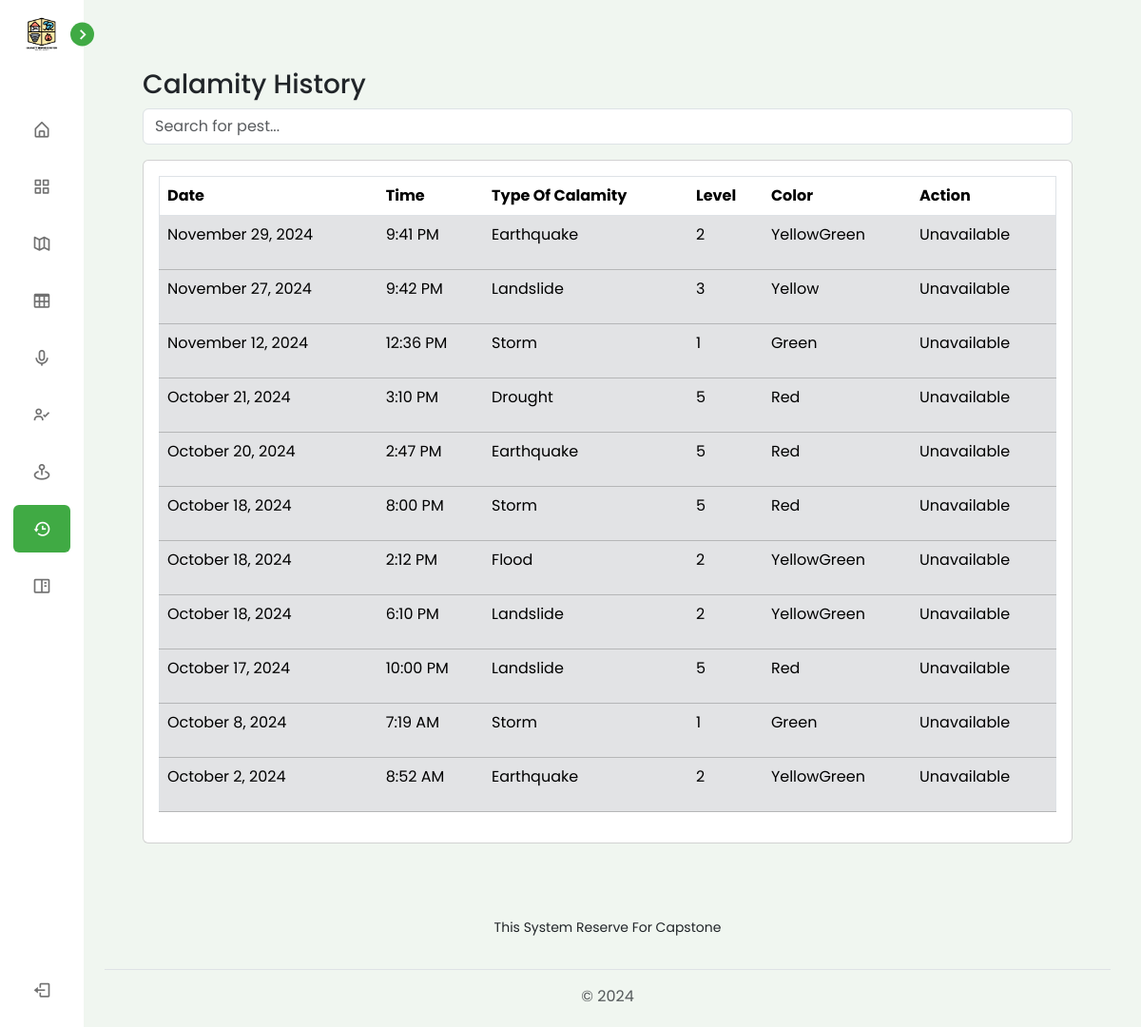
The app's page /view/pages/admin/history.php (signed in), older data.
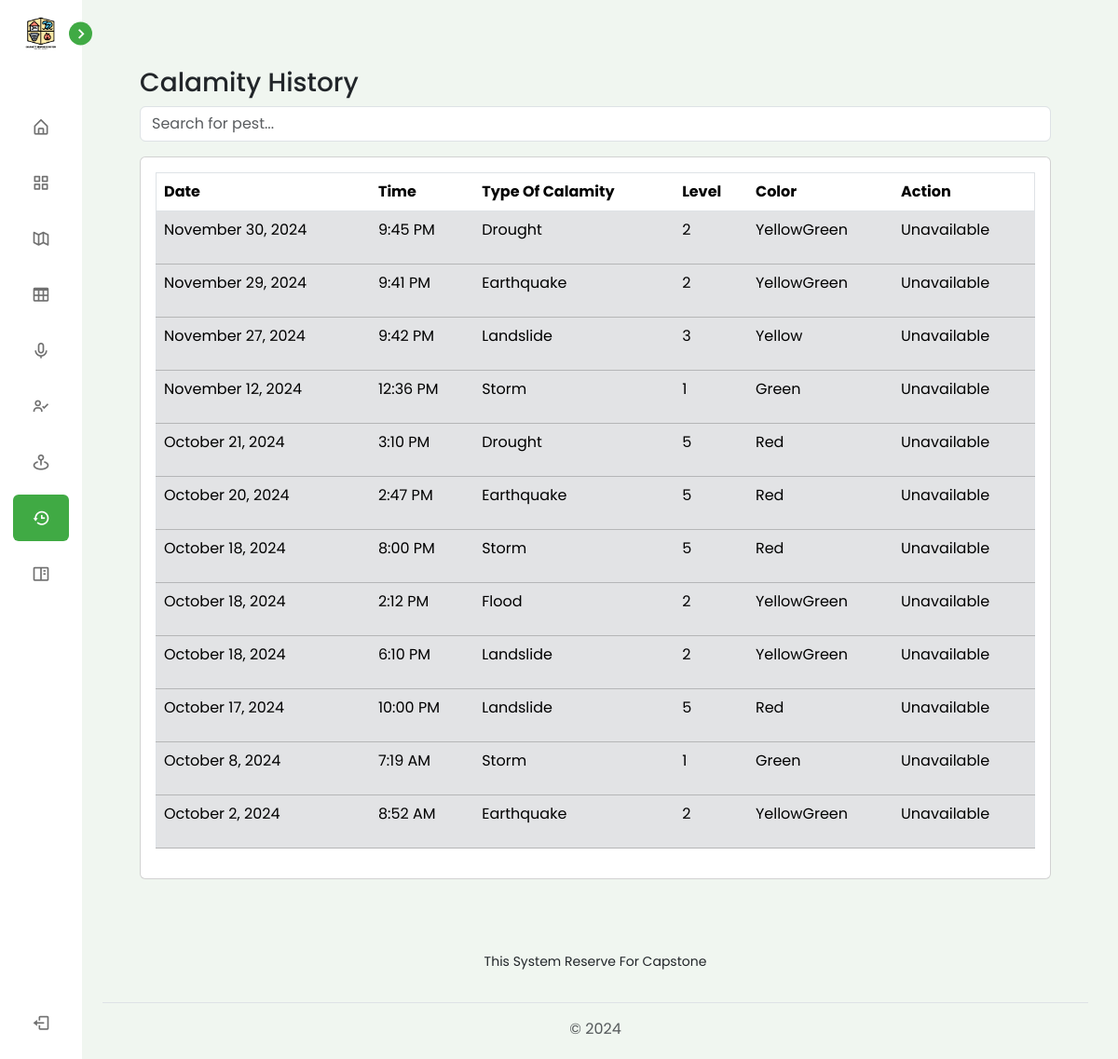
The same page, newer data.
### tables this page shows
CREATE TABLE `tbl_calamity` (
  `id` int(11) NOT NULL,
  `calamity_id` varchar(255) NOT NULL,
  `calamity_type_id` varchar(255) NOT NULL,
  `calamity_status_id` varchar(255) NOT NULL,
  `calamity_description` varchar(255) NOT NULL,
  `calamity_active` tinyint(1) NOT NULL,
  `calamity_date` date NOT NULL,
  `calamity_time` time NOT NULL
);

CREATE TABLE `tbl_type_of_calamity` (
  `id` int(11) NOT NULL,
  `type_calamity_id` varchar(255) NOT NULL,
  `type_calamity_type` varchar(255) NOT NULL,
  `type_calamity_description` varchar(255) NOT NULL
);

CREATE TABLE `tbl_calamity_status` (
  `id` int(11) NOT NULL,
  `status_id` varchar(255) NOT NULL,
  `status_level` varchar(255) NOT NULL,
  `status_color` varchar(255) NOT NULL,
  `status_description` varchar(255) NOT NULL
);

### connection/connection.php (called while the page is built, shortened)
<?php
class config {
    public function __construct(){
        $dsn = "mysql:host=".H.";dbname=".DB;
        $username = U;
        $password = P;
        try {
            $this->pdo = new PDO($dsn, $username, $password);
        } catch (PDOException $e) {
            die("Connection failed: " . $e->getMessage());
        }
    }
}
?>

### controller/CalamityController.php (called while the page is built, shortened)
<?php
require_once('../../../services/CalamityServices.php');
$calamityService = new CalamityServices();
?>

### services/CalamityServices.php (called while the page is built, shortened)
<?php
require_once("../../../connection/connection.php");
class CalamityServices extends config {
    public function getNotActiveCalamity() {
        try {
            $query = "SELECT
                            c.id,
                            c.calamity_active,
                            c.calamity_date,
                            c.calamity_time,
                            c.calamity_description,
                            cs.status_level,
                            cs.status_color,
                            cs.status_description,
                            tc.type_calamity_type,
                            tc.type_calamity_description
                        FROM
                            tbl_calamity c
                        JOIN
                            tbl_calamity_status cs
                            ON c.calamity_status_id = cs.status_id
                        JOIN
                            tbl_type_of_calamity tc
                            ON c.calamity_type_id = tc.type_calamity_id
                        WHERE
                            c.calamity_active = 0
                        ORDER BY
                            c.calamity_date DESC
                        ";
            $stmt = $this->pdo->prepare($query);
            $stmt->execute();
            $calamities =  $stmt->fetchAll(PDO::FETCH_ASSOC);
            return  $calamities;
        } catch (PDOException $e) {
            echo "Error: " . $e->getMessage();
        }
    }
}
?>

### view/pages/admin/history.php (the view, shortened to what the changed rows need)
<?php
require_once('../../../controller/CalamityController.php');
$histories = $calamityService->getNotActiveCalamity();
?>
<?php require_once('../../components/header.php')?>
<div class="p-1 p-md-5">
    <div class="p-0">
        <div class="table-responsive card p-3">
            <table border="1" class="table p-3" id="pestData">
                <thead>
                    <tr>
                        <th>Date</th>
                        <th>Time</th>
                        <th>Type Of Calamity</th>
                        <th>Level</th>
                        <th>Color</th>
                        <th>Action</th>
                    </tr>
                </thead>
                <tbody>
                    <?php if (!empty($histories)): ?>
                        <?php foreach ($histories  as $history): ?>
                            <?php
                                $date = new DateTime($history['calamity_date']);
                                $datenow = new DateTime('now');
                            ?>
                            <tr class="<?php echo ($date->format('F j, Y') != $datenow->format('F j, Y')) ? 'table-secondary' : ''; ?>">
                                <td><?php
                                    echo $date->format('F j, Y')?>
                                </td>
                                <td><?php
                                    $time = new DateTime($history['calamity_time']);
                                    echo $time->format('g:i A')?>
                                </td>
                                <td><?php echo htmlspecialchars($history['type_calamity_type']); ?></td>
                                <td><?php echo htmlspecialchars($history['status_level']); ?></td>
                                <td><?php echo htmlspecialchars($history['status_color']); ?></td>
                                <td>
                                    <?php
                                    if ($date->format('F j, Y') == $datenow->format('F j, Y')) {
                                    ?>
                                        <button type="button" class="btn btn-info mx-0 mx-md-2 my-1 my-md-0"
                                                data-bs-toggle="modal"
                                                data-bs-target="#reactiveModal"
                                                data-bs-id="<?php echo htmlspecialchars($history['id']); ?>">
                                                Reactive
                                        </button>
                                    <?php
                                    } else {
                                    ?>
                                        <p>Unavailable</p>
                                    <?php
                                    }
                                    ?>
                                </td>
                            </tr>
                        <?php endforeach; ?>
                    <?php else: ?>
                        <tr>
                            <td colspan="6" class="text-center">No records found.</td>
                        </tr>
                    <?php endif; ?>
                </tbody>
            </table>
        </div>
    </div>
</div>
<?php require_once('../../components/footer.php')?>

Row changes from the older to the newer data that the page shows:
now on this page (row edited): tbl_calamity: calamity_date "November 30, 2024", calamity_time "9:45 PM", tbl_type_of_calamity.type_calamity_type "Drought", tbl_calamity_status.status_level "2", tbl_calamity_status.status_color "YellowGreen", shows "Unavailable"
